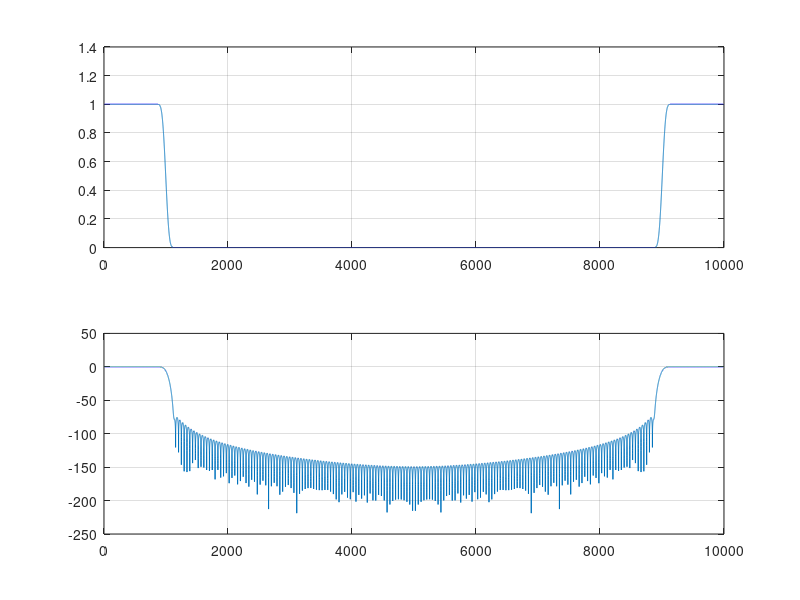
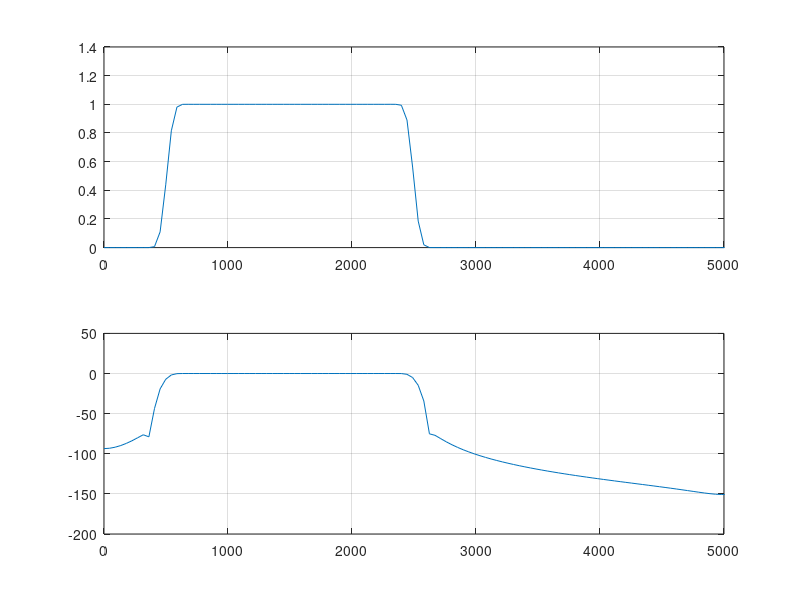

Here is the MATLAB script that generated these plots, in order:
%Pasmowo_przepustowy_DFT
clc; clear;close all;
fx=1500;%środek pasma
fs=10000;
Bp=250;
B=1000;
Rr=63;
a=5.5;
R=ceil(a*fs/Bp);
K=R+1;
fp=B-Bp/2;
fr=B+Bp/2;
f0=(fp+fr)/2;

M=4*K;
L=(M-2)/2;
Df = fs/M;
f = 0:Df:M*Df-Df;
o = floor(f0/Df);
HM=[1,ones(1,o-1),1/2,zeros(1,L-o),0,zeros(1,L-o),1/2,ones(1,o-1)];
hx = fftshift(ifft(HM));
hx = hx(floor(M/2)-floor(K/2)+1:floor(M/2)+floor(K/2)+1);
h = hx(:).*blackman(K);

%odp impulsowa
[H1, F1] = freqz(h,1,K*200,fs);

figure(1)
subplot(2,1,1)
    plot(F1,abs(H1));grid on; hold on;
subplot(2,1,2)
    plot(F1,20*log10(abs(H1)));grid on; hold on;

n = 0:R;
Df = fs/K;
f = 0:Df:Df*K-Df;
hPP = 2*cos(2*pi*fx/fs.*(n-R/2-1/2)).*(h.');
HPP = fft(hPP);


figure(2)
subplot(2,1,1)
    plot(f,abs(HPP));grid on; hold on;
    xlim([0,fs/2])
subplot(2,1,2)
    plot(f,20*log10(abs(HPP)));grid on; hold on;
    xlim([0,fs/2])
